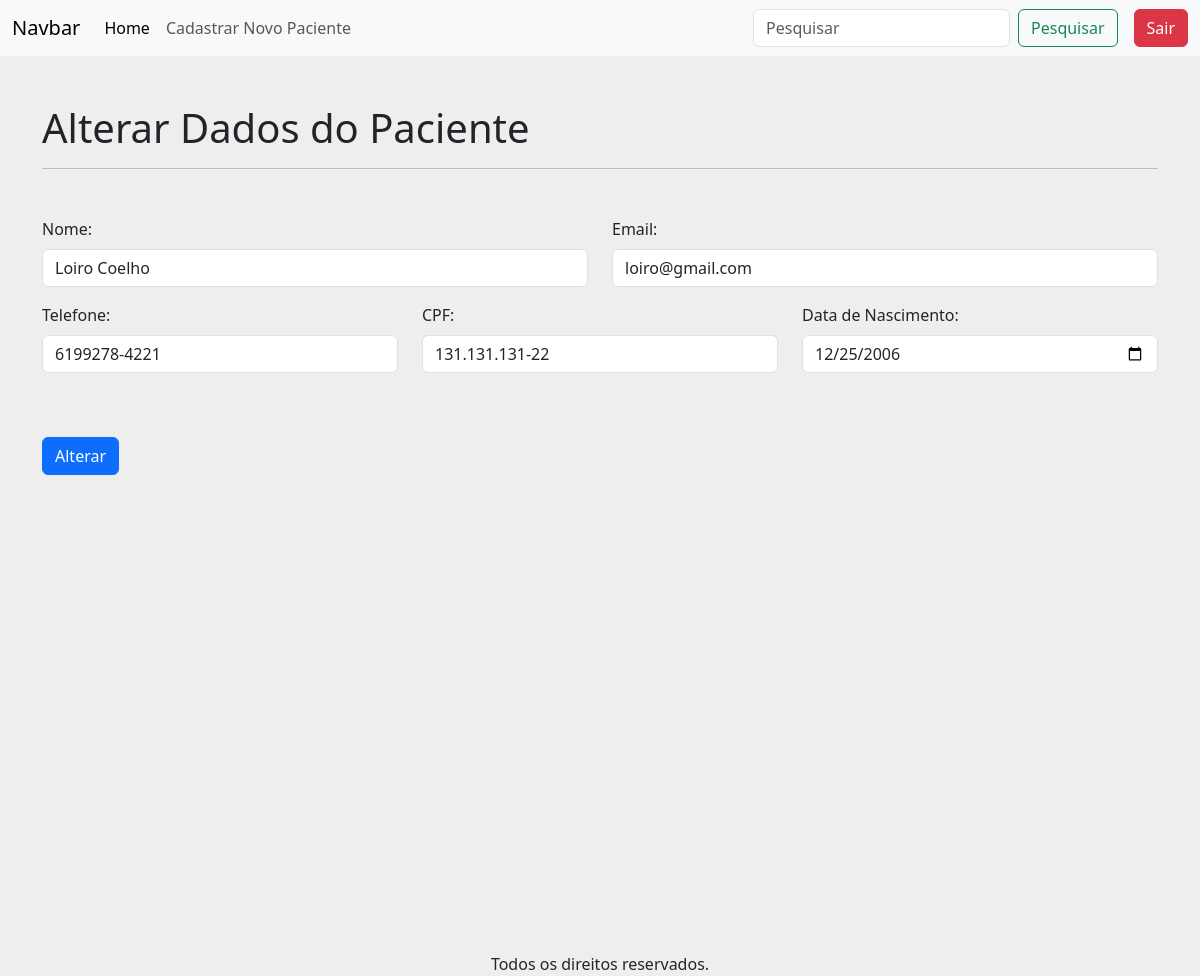
The page /alterarPaciente/2 (signed in) on the database as committed earlier.
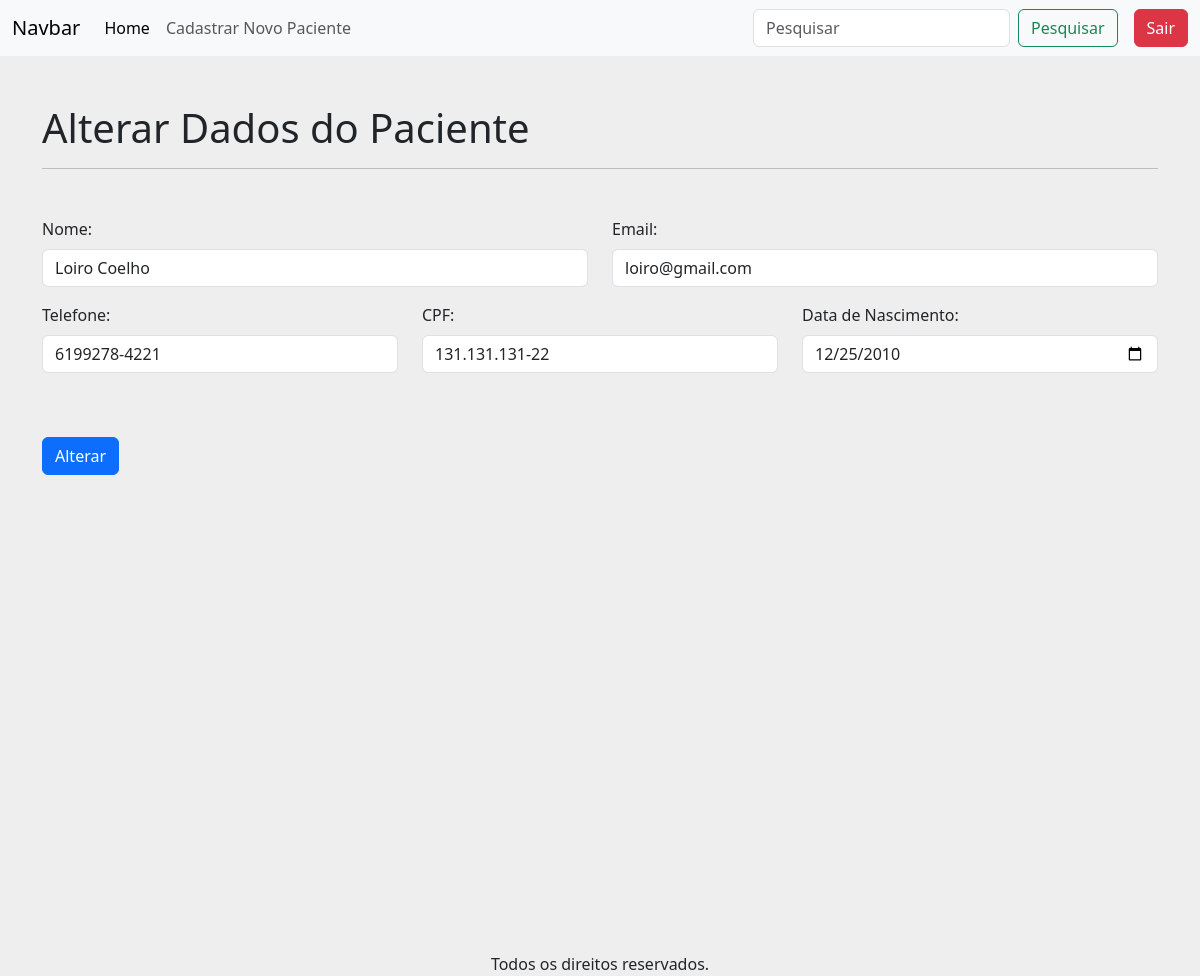
The same page on the database as committed later.
### apps/crud/models.py (models this page shows, shortened)
class Paciente(models.Model):
    codigo_paciente = models.AutoField(primary_key=True)
    nome = models.CharField(null=False, blank=False)
    cpf = models.CharField(max_length=14, unique=True, null=False, blank=False)
    email = models.EmailField(unique=True, null=False, blank=False)
    telefone = models.CharField(max_length=15, null=False, blank=False)
    data_nascimento = models.DateField(null=False, blank=False)
    sintomas = models.TextField(null=True, blank=True)

### apps/crud/views.py (the view, shortened to what this page needs)
# urls.py: path('alterarPaciente/<int:codigo_paciente>', views.alterar_paciente, name='alterar_paciente'),
@login_required
def alterar_paciente(request, codigo_paciente):
    paciente = Paciente.objects.get(codigo_paciente=codigo_paciente)
    return render(request, "alterar_dados.html", {'paciente': paciente})

### apps/crud/templates/alterar_dados.html (shortened to what this page needs)
{% extends 'base-crud.html' %}
{% load static %}
{% block content %}
<h1 class="mt-5">
    Alterar Dados do Paciente
</h1>
<hr>
<form action="{% url 'alterar_paciente' paciente.codigo_paciente %}" method="POST">
    <div class="row mt-5">
        <div class="col-12 col-md-6 mb-3">
            <label for="nome" class="form-label">Nome:</label>
            <input type="text" class="form-control" id="nome" name="nome" value="{{ paciente.nome }}" required>
        </div>
        <div class="col-12 col-md-6 mb-3">
            <label for="email" class="form-label">Email:</label>
            <input type="email" class="form-control" id="email" name="email" value="{{ paciente.email }}" required>
        </div>
        <div class="col-12 col-md-6 col-lg-4 mb-3">
            <label for="telefone" class="form-label">Telefone:</label>
            <input type="text" class="form-control" id="telefone" name="telefone" value="{{ paciente.telefone }}" required>
        </div>
        <div class="col-12 col-md-6 col-lg-4 mb-3">
            <label for="cpf" class="form-label">CPF:</label>
            <input type="text" class="form-control" id="cpf" name="cpf" value="{{ paciente.cpf }}" required>
        </div>
        <div class="col-12 col-md-6 col-lg-4 mb-3">
            <label for="data_nascimento" class="form-label">Data de Nascimento:</label>
            <input type="date" class="form-control" id="data_nascimento" name="data_nascimento" value="{{ paciente.data_nascimento|date:'Y-m-d' }}" required>
        </div>
        <div class="d-flex justify-content-start mt-5 mb-5">
            <button type="submit" class="btn btn-primary">Alterar</button>
        </div>
    </div>
</form>
{% endblock %}

### apps/crud/templates/base-crud.html (shortened to what this page needs)
<!doctype html>
<html lang="pt-br">
  <head>
    <link href="https://cdn.jsdelivr.net/npm/bootstrap@5.3.8/dist/css/bootstrap.min.css" rel="stylesheet">
  </head>
  <body style="background-color: #eee;">
    {% include 'includes/header.html' %}
    <main class="container vh-100">
        {% block content %}{% endblock %}
    </main>
    {% include 'includes/footer.html' %}
  </body>
</html>

### apps/crud/templates/includes/header.html (shortened to what this page needs)
<header>
    <nav class="navbar navbar-expand-lg bg-body-tertiary">
        <div class="container-fluid">
            <a class="navbar-brand" href="#">Navbar</a>
            <div class="collapse navbar-collapse" id="navbarSupportedContent">
                <ul class="navbar-nav me-auto mb-2 mb-lg-0">
                    <li class="nav-item">
                        <a class="nav-link active" aria-current="page" href="/">Home</a>
                    </li>
                    <li class="nav-item">
                        <a class="nav-link" href="novoPaciente/">Cadastrar Novo Paciente</a>
                    </li>
                </ul>
                <form action="{% url 'buscar_paciente' %}" method="GET" class="d-flex" role="search">
                    <input class="form-control me-2" type="search" name="buscar" placeholder="Pesquisar" aria-label="Search" />
                    <button class="btn btn-outline-success" type="submit">Pesquisar</button>
                </form>
                <a href="logout/" class="btn btn-danger ms-3">
                    Sair
                </a>
            </div>
        </div>
    </nav>
</header>

### apps/crud/templates/includes/footer.html
<footer class="container d-flex justify-content-center mt-5">
    Todos os direitos reservados.
</footer>

Rows that differ between the two databases and show on the page:
changed Paciente "Loiro Coelho": data_nascimento "12/25/2006" → "12/25/2010"
